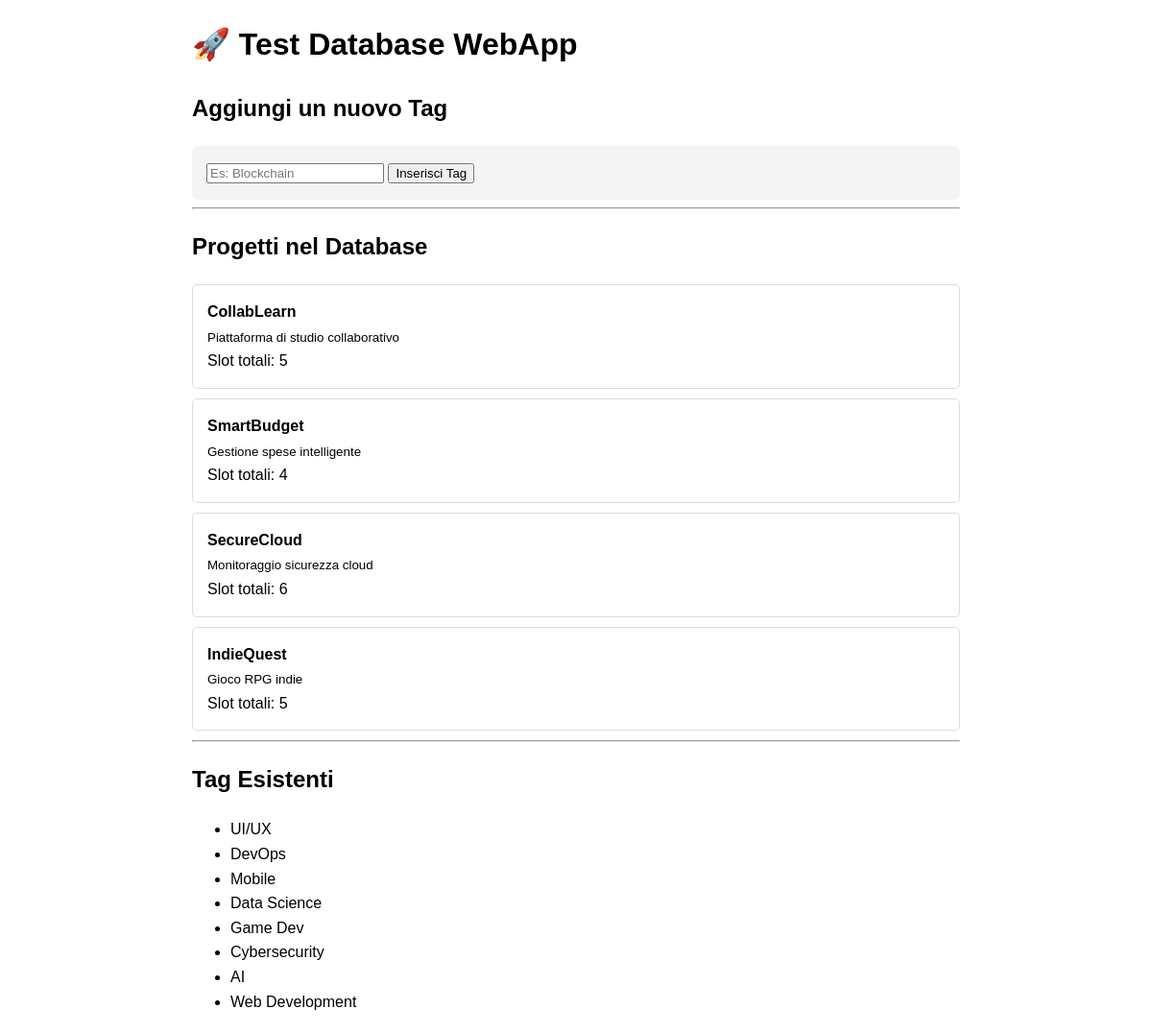
The page / on the database its author committed.
### tables this page shows
CREATE TABLE projects (
    id INT AUTO_INCREMENT PRIMARY KEY,
    name VARCHAR(100) NOT NULL,
    intro VARCHAR(255),
    description TEXT,
    image_url VARCHAR(255),
    total_slots INT NOT NULL DEFAULT 1,
    occupied_slots INT DEFAULT 1,
    created_at TIMESTAMP DEFAULT CURRENT_TIMESTAMP
);

CREATE TABLE tags (
    id INT AUTO_INCREMENT PRIMARY KEY,
    name VARCHAR(50) UNIQUE NOT NULL
);

### database.php (called while the page is built, shortened)
<?php
class DatabaseHelper
{
    private $db;
    public function __construct($servername, $username, $password, $dbname, $port = 3306)
    {
        $this->db = new mysqli($servername, $username, $password, $dbname, $port);
        $this->db->set_charset("utf8mb4");
    }
    public function query($sql)
    {
        $result = $this->db->query($sql);
        return $result;
    }
}
?>

### index.php (the view, shortened to what this page needs)
<?php
require_once 'database.php';
$host = 'localhost';
$user = 'root';
$pass = '';
$dbname = 'webappdb';
try {
    $db = new DatabaseHelper($host, $user, $pass, $dbname);
    $projectsResult = $db->query("SELECT name, intro, total_slots FROM projects");
    $tagsResult = $db->query("SELECT name FROM tags ORDER BY id DESC");
} catch (Exception $e) {
    die("Errore di connessione: " . $e->getMessage());
}
?>
<!DOCTYPE html>
<html lang="it">
<head>
</head>
<body>
    <h1>🚀 Test Database WebApp</h1>
    <section>
        <h2>Aggiungi un nuovo Tag</h2>
        <form method="POST">
            <input type="text" name="tag_name" placeholder="Es: Blockchain" required>
            <button type="submit">Inserisci Tag</button>
        </form>
    </section>
    <hr>
    <section>
        <h2>Progetti nel Database</h2>
        <?php while ($row = $projectsResult->fetch_assoc()): ?>
            <div class="card">
                <strong><?= htmlspecialchars($row['name']) ?></strong><br>
                <small><?= htmlspecialchars($row['intro']) ?></small><br>
                <span>Slot totali: <?= $row['total_slots'] ?></span>
            </div>
        <?php endwhile; ?>
    </section>
    <hr>
    <section>
        <h2>Tag Esistenti</h2>
        <ul>
            <?php while ($tag = $tagsResult->fetch_assoc()): ?>
                <li><?= htmlspecialchars($tag['name']) ?></li>
            <?php endwhile; ?>
        </ul>
    </section>
</body>
</html>

### index.php (style rules this page uses)
body { font-family: sans-serif; max-width: 800px; margin: 20px auto; line-height: 1.6; }
.card { border: 1px solid #ddd; padding: 15px; margin-bottom: 10px; border-radius: 5px; }
form { background: #f4f4f4; padding: 15px; border-radius: 5px; }

### rows shown on the page
projects: name "CollabLearn", intro "Piattaforma di studio collaborativo", total_slots "5"
projects: name "SmartBudget", intro "Gestione spese intelligente", total_slots "4"
projects: name "SecureCloud", intro "Monitoraggio sicurezza cloud", total_slots "6"
projects: name "IndieQuest", intro "Gioco RPG indie", total_slots "5"
tags: name "UI/UX"
tags: name "DevOps"
tags: name "Mobile"
tags: name "Data Science"
tags: name "Game Dev"
tags: name "Cybersecurity"
tags: name "AI"
tags: name "Web Development"
